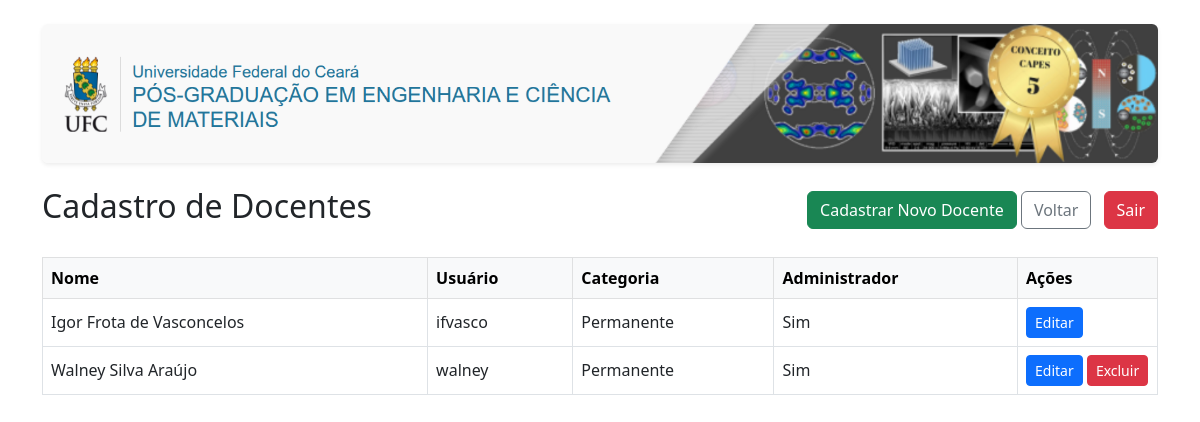
The app's page /manage_users (signed in) with its own data.
### app.py (models this page shows)
class User(UserMixin, db.Model):
    id = db.Column(db.Integer, primary_key=True)
    full_name = db.Column(db.String(150), nullable=False)
    username = db.Column(db.String(150), unique=True, nullable=False)
    password = db.Column(db.String(150), nullable=False)
    is_admin = db.Column(db.Boolean, default=False)
    categoria = db.Column(db.String(100), nullable=True)
    registros = db.relationship('Registro', backref='usuario', lazy=True)

### app.py (the view)
@app.route('/manage_users')
@login_required
def manage_users():
    if not current_user.is_admin:
        return redirect(url_for('home'))
    users = User.query.all()
    return render_template('manage_users.html', users=users)

### app.py (called while the page is built)
@login_manager.user_loader
def load_user(user_id):
    return User.query.get(int(user_id))

### templates/manage_users.html (shortened to what this page needs)
<!doctype html>
<html lang="pt-br">
  <head>
    <link href="https://cdn.jsdelivr.net/npm/bootstrap@5.3.0/dist/css/bootstrap.min.css" rel="stylesheet">
  </head>
  <body>
    <div class="container py-4">
      <div class="mb-4">
         <img src="{{ url_for('static', filename='banner.png') }}" alt="Banner" class="img-fluid rounded shadow-sm w-100">
      </div>
      <div class="d-flex justify-content-between align-items-center mb-4">
        <h2>Cadastro de Docentes</h2>
        <div>
        <a href="{{ url_for('signup') }}" class="btn btn-success">Cadastrar Novo Docente</a>
          <a href="{{ url_for('home') }}" class="btn btn-outline-secondary me-2">Voltar</a>
          <a href="{{ url_for('logout') }}" class="btn btn-danger">Sair</a>
        </div>
      </div>
      <div class="table-responsive">
        <table class="table table-bordered table-hover align-middle" id="usersTable">
          <thead class="table-light">
            <tr>
              <th class="sortable" onclick="sortTable(0)">Nome</th>
              <th class="sortable" onclick="sortTable(1)">Usuário</th>
              <th class="sortable" onclick="sortTable(2)">Categoria</th>
              <th class="sortable" onclick="sortTable(3)">Administrador</th>
              <th style="width: 140px;">Ações</th>
            </tr>
          </thead>
          <tbody>
            {% for user in users %}
            <tr>
              <td>{{ user.full_name }}</td>
              <td>{{ user.username }}</td>
              <td>{{ user.categoria }}</td>
              <td>{{ 'Sim' if user.is_admin else 'Não' }}</td>
              <td>
                <a href="{{ url_for('edit_user', user_id=user.id) }}" class="btn btn-sm btn-primary">Editar</a>
                {% if current_user.id != user.id %}
                  <a href="{{ url_for('delete_user', user_id=user.id) }}" class="btn btn-sm btn-danger" onclick="return confirm('Deseja excluir este usuário?')">Excluir</a>
                {% endif %}
              </td>
            </tr>
            {% endfor %}
          </tbody>
        </table>
      </div>
    </div>
  </body>
</html>

### records on screen
User: full_name "Igor Frota de Vasconcelos", username "ifvasco", categoria "Permanente", is_admin "Sim"
User: full_name "Walney Silva Araújo", username "walney", categoria "Permanente", is_admin "Sim"
